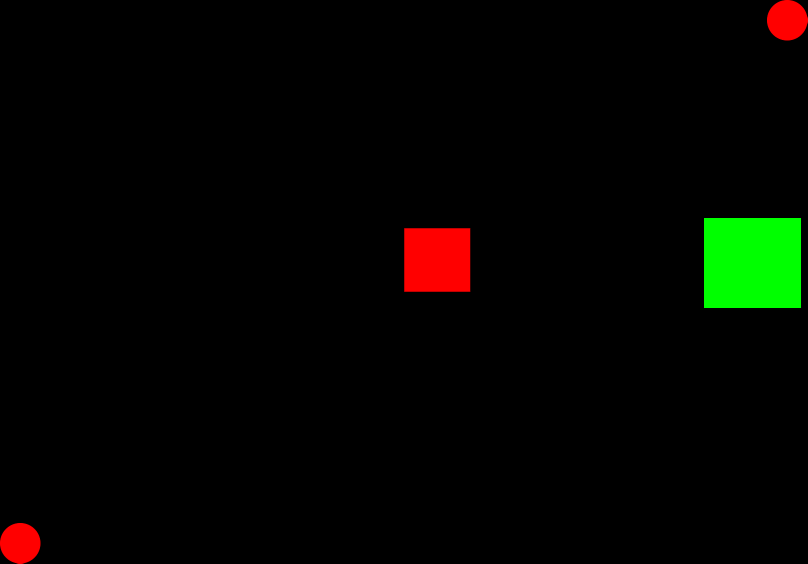
#> input picture libs/scene.png, 1615 x 1127 px (shown at 1/2 size)
$ python -i plot.py   (imports and definitions only)
#> lines starting #> are read from the running program, lines starting #| are printed output that depends on the picture; after the words box and inside, x2 and y2 are one past the last pixel; in counts of white or black regions, pixels touching at a corner belong together
### libs/vision.py
import cv2
import numpy as np
from skimage import feature, measure
from scipy.spatial import distance
import os
from heapq import heappush, heappop
import matplotlib.pyplot as plt

WHITE = [255,255,255]
RED = [0,0,255]
GREEN = [0,255,0]
BLUE = [255,0,0]
BLACK = [0,0,0]

START = 1
ROBOT = 1
GOAL = 1
OBSTACLE = -1
BACKGROUND = 1

##################################################################################################

# [176 lines left out: functions get_object, get_color, setup_camera, get_image_from_camera, correct_camera_distortion, get_image_live and 3 more, not called in this run]

def largest_cc(mask: np.ndarray) -> np.ndarray:
    """
    Input: a binary mask
    Output: boolean mask of the largest connected component
    """
    if mask.dtype != np.uint8:
        mask = mask.astype(np.uint8)

    _, labels = cv2.connectedComponents(mask)
    counts = np.bincount(labels.ravel())
    counts[0] = 0  # disregard background
    largest_label = counts.argmax()
    lcc_mask = (labels == largest_label)
    return lcc_mask

# [183 lines left out: functions find_corners, order_points, compute_destination_size, find_aruco_corners_size, correct_perspective, full_detection_cnt_centroid and 3 more, not called in this run]

"""
def threshold_image(image:np.ndarray, T_WL=190, T_RH=170, T_RL=120,
                    T_GH=138, T_GL=140, min_size=5000, dilatation=True)->np.ndarray:


    output_image = np.zeros_like(image)

    robot_mask = cv2.inRange(image, (T_WL, T_WL, T_WL), (255, 255, 255))
    contours, _ = cv2.findContours(robot_mask, cv2.RETR_EXTERNAL, cv2.CHAIN_APPROX_SIMPLE)
    if contours:
        contours = sorted(contours, key=cv2.contourArea, reverse=True)
        largest_contour = contours[0]
        filled_mask = np.zeros_like(robot_mask)
        cv2.drawContours(filled_mask, [largest_contour], -1, 1, thickness=cv2.FILLED)
        output_image[filled_mask > 0] = [255, 255, 255]

        if dilatation:
            _, radius = cv2.minEnclosingCircle(largest_contour)
            radius = int(np.ceil(radius))
            #kernel_size = 2 * radius + 1
            kernel_size = int(np.ceil(radius/2)) # test big kernel size on big scene later
            #kernel = np.zeros((kernel_size, kernel_size), dtype=np.uint8)
            kernel = cv2.getStructuringElement(cv2.MORPH_ELLIPSE, (kernel_size, kernel_size))

    goal_mask = cv2.inRange(image, (0, T_GL, 0), (T_GH, 255, T_GH))
    contours, _ = cv2.findContours(goal_mask, cv2.RETR_EXTERNAL, cv2.CHAIN_APPROX_SIMPLE)
    if contours:
        contours = sorted(contours, key=cv2.contourArea, reverse=True)
        largest_contour = contours[0]
        filled_mask = np.zeros_like(goal_mask)
        cv2.drawContours(filled_mask, [largest_contour], -1, 1, thickness=cv2.FILLED)
        output_image[filled_mask > 0] = [0, 255, 0]

    obs_mask = cv2.inRange(image, (0, 0, T_RL), (T_RH, T_RH, 255))
    min_red_mask = filter_small_red(obs_mask, min_size=min_size)
    red_filled = fill_holes(min_red_mask)
    if dilatation:
        if kernel is not None:
            red_expanded = cv2.dilate(red_filled.astype(np.uint8), kernel, iterations=1)
        else:
            print("Warning: Robot not detected. Obstacles not expanded.")
            red_expanded = red_filled
        red_expanded = cv2.dilate(red_filled.astype(np.uint8), kernel, iterations=1)
        output_image[red_expanded > 0] = [0, 0, 255]
    else:
        output_image[red_filled > 0] = [0, 0, 255]

    return output_image
"""
##################################################################################################


# [230 lines left out: functions get_dominant_object, get_dominant_object_grid, discretize_image, discretize_image_eff, image_to_grid, grid_to_image and 6 more, not called in this run]


##################################################################################################
from libs.path import a_star_search

# [179 lines left out: functions grid1_coord2grid2_coord, init, Thymio_position, update_vision, draw_cnt_image, Thymio_position_aruco_init and 1 more, not called in this run]

### libs/plot.py
import numpy as np
import cv2
import matplotlib.pyplot as plt
from ipywidgets import interact, FloatSlider, IntSlider
from skimage import feature
from libs.vision import largest_cc, find_corners,  find_nose_corners, get_midpoint, get_slope_intercept, get_centroids, get_orientation

from libs.vision import BLACK, WHITE, RED, GREEN, BLUE, START, ROBOT, GOAL, OBSTACLE, BACKGROUND

# [121 lines left out: functions show_cv2_image, show_cv2_images, show_perspective, show_perspective_old, not called in this run]

def show_thresholds(image: np.ndarray, T_WL_init=190, T_RH_init=140, T_RL_init=120, T_GH_init=140, T_GL_init=120, min_size_init=1000):
    height, width, _ = image.shape

    def update(T_WL, T_RH, T_RL, T_GH, T_GL, min_size, x_coord):
        red_mask = cv2.inRange(image, (0, 0, T_RL), (T_RH, T_RH, 255))
        red_threshold = np.zeros_like(image)
        red_threshold[red_mask > 0] = RED

        green_mask = cv2.inRange(image, (0, T_GL, 0), (T_GH, 255, T_GH))
        green_threshold = np.zeros_like(image)
        green_threshold[green_mask > 0] = GREEN

        white_mask = cv2.inRange(image, (T_WL, T_WL, T_WL), (255, 255, 255))
        white_threshold = np.zeros_like(image)
        white_threshold[white_mask > 0] = WHITE

        combined_thresholds = np.zeros_like(image)
        combined_thresholds[red_mask > 0] = RED
        combined_thresholds[green_mask > 0] = GREEN
        combined_thresholds[white_mask > 0] = WHITE

        lcc_white_mask = largest_cc(white_mask)
        lcc_green_mask = largest_cc(green_mask)
        filtered_red_mask = filter_small_red(np.all(combined_thresholds == RED, axis=-1), min_size)

        filtered_white = np.zeros_like(image)
        filtered_white[lcc_white_mask] = WHITE

        filtered_green = np.zeros_like(image)
        filtered_green[lcc_green_mask] = GREEN

        filtered_red = np.zeros_like(image)
        filtered_red[filtered_red_mask > 0] = RED

        x_coord = min(max(0, x_coord), width - 1)
        red_intensity = image[:, x_coord, 2]
        green_intensity = image[:, x_coord, 1]
        blue_intensity = image[:, x_coord, 0]

        fig = plt.figure(figsize=(18, 18))
        fig.suptitle(f"Threshold Visualization (T_WL={T_WL}, T_RH={T_RH}, T_RL={T_RL}, "
                     f"T_GH={T_GH}, T_GL={T_GL}, min_size={min_size}, x={x_coord})", fontsize=16)

        ax1 = fig.add_subplot(3, 3, 1)
        ax1.imshow(cv2.cvtColor(white_threshold, cv2.COLOR_BGR2RGB))
        ax1.set_title("White Threshold")
        ax1.axis("off")

        ax2 = fig.add_subplot(3, 3, 2)
        ax2.imshow(cv2.cvtColor(red_threshold, cv2.COLOR_BGR2RGB))
        ax2.set_title("Red Threshold")
        ax2.axis("off")

        ax3 = fig.add_subplot(3, 3, 3)
        ax3.imshow(cv2.cvtColor(green_threshold, cv2.COLOR_BGR2RGB))
        ax3.set_title("Green Threshold")
        ax3.axis("off")

        ax4 = fig.add_subplot(3, 3, 4)
        ax4.imshow(cv2.cvtColor(image, cv2.COLOR_BGR2RGB))
        ax4.set_title("Input Image")
        ax4.axis("on")

        gs = fig.add_gridspec(3, 3)
        gs_bottom = gs[1, 1].subgridspec(3, 1)
        ax_r = fig.add_subplot(gs_bottom[0])
        ax_r.plot(red_intensity, color='red')
        ax_r.set_xlim([0, height])
        ax_r.set_ylabel("Red Intensity")
        ax_g = fig.add_subplot(gs_bottom[1])
        ax_g.plot(green_intensity, color='green')
        ax_g.set_xlim([0, height])
        ax_g.set_ylabel("Green Intensity")
        ax_b = fig.add_subplot(gs_bottom[2])
        ax_b.plot(blue_intensity, color='blue')
        ax_b.set_xlim([0, height])
        ax_b.set_xlabel("Y Coordinate")
        ax_b.set_ylabel("Blue Intensity")

        ax5 = fig.add_subplot(3, 3, 6)
        ax5.imshow(cv2.cvtColor(combined_thresholds, cv2.COLOR_BGR2RGB))
        ax5.set_title("Combined Thresholds")
        ax5.axis("on")

        ax6 = fig.add_subplot(3, 3, 7)
        ax6.imshow(cv2.cvtColor(filtered_white, cv2.COLOR_BGR2RGB))
        ax6.set_title("LCC White")
        ax6.axis("off")

        ax7 = fig.add_subplot(3, 3, 8)
        ax7.imshow(cv2.cvtColor(filtered_red, cv2.COLOR_BGR2RGB))
        ax7.set_title("Min Size Red")
        ax7.axis("off")

        ax8 = fig.add_subplot(3, 3, 9)
        ax8.imshow(cv2.cvtColor(filtered_green, cv2.COLOR_BGR2RGB))
        ax8.set_title("LCC Green")
        ax8.axis("off")

        plt.tight_layout()
        plt.show()

    interact(
        update,
        T_WL=IntSlider(value=T_WL_init, min=0, max=255, step=1, description='T_WL'),
        T_RH=IntSlider(value=T_RH_init, min=0, max=255, step=1, description='T_RH'),
        T_RL=IntSlider(value=T_RL_init, min=0, max=255, step=1, description='T_RL'),
        T_GH=IntSlider(value=T_GH_init, min=0, max=255, step=1, description='T_GH'),
        T_GL=IntSlider(value=T_GL_init, min=0, max=255, step=1, description='T_GL'),
        min_size=IntSlider(value=min_size_init, min=1, max=3000, step=100, description='Min Size'),
        x_coord=IntSlider(value=width // 2, min=0, max=width - 1, step=1, description='X Coord')
    )


# [136 lines left out: functions show_grid, show_nose, not called in this run]

# image threshold=100, minLineLength=120, maxLineGap=200
# grid_image threshold=20, minLineLength=20, maxLineGap=50

>>> import cv2
>>> picture = cv2.imread('scene.png')
#> picture is the input picture: shape (1127, 1615, 3); mean B, G, R 0, 4.9, 3.8
>>> result = show_thresholds(picture)
#> the sliders are set to T_WL = 190, T_RH = 140, T_RL = 120, T_GH = 140, T_GL = 120, min_size = 1000, x_coord = 807
#> in update, `green_mask = cv2.inRange(image, (0, T_GL, 0), (T_GH, 255, T_GH))`:
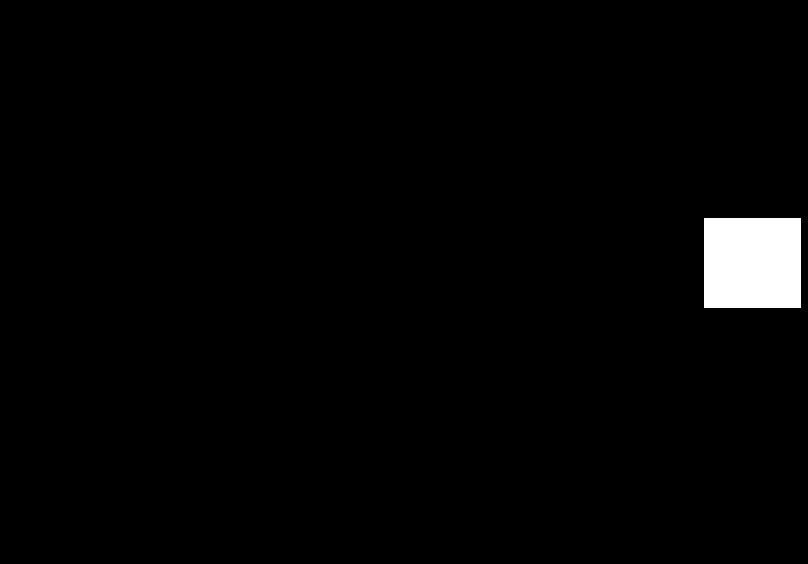
#> green_mask: shape (1127, 1615) (shown at 1/2 size); 1.9% white; 1 white region, box (x1, y1, x2, y2) and area: (1408, 436, 1602, 616) 34920
#> in update, `white_mask = cv2.inRange(image, (T_WL, T_WL, T_WL), (255, 255, 255))`: white_mask: shape (1127, 1615); every value is 0
#> in largest_cc, `_, labels = cv2.connectedComponents(mask)`: labels: shape (1127, 1615) int32; every value is 0
#> in largest_cc, `counts = np.bincount(labels.ravel())`: counts = [1820105]
#> in largest_cc, `largest_label = counts.argmax()`: largest_label = 0
#> in largest_cc, `lcc_mask = (labels == largest_label)`: lcc_mask: shape (1127, 1615) bool; every value is 1
#> (the run stopped early here; a loop or call above may not have finished)
